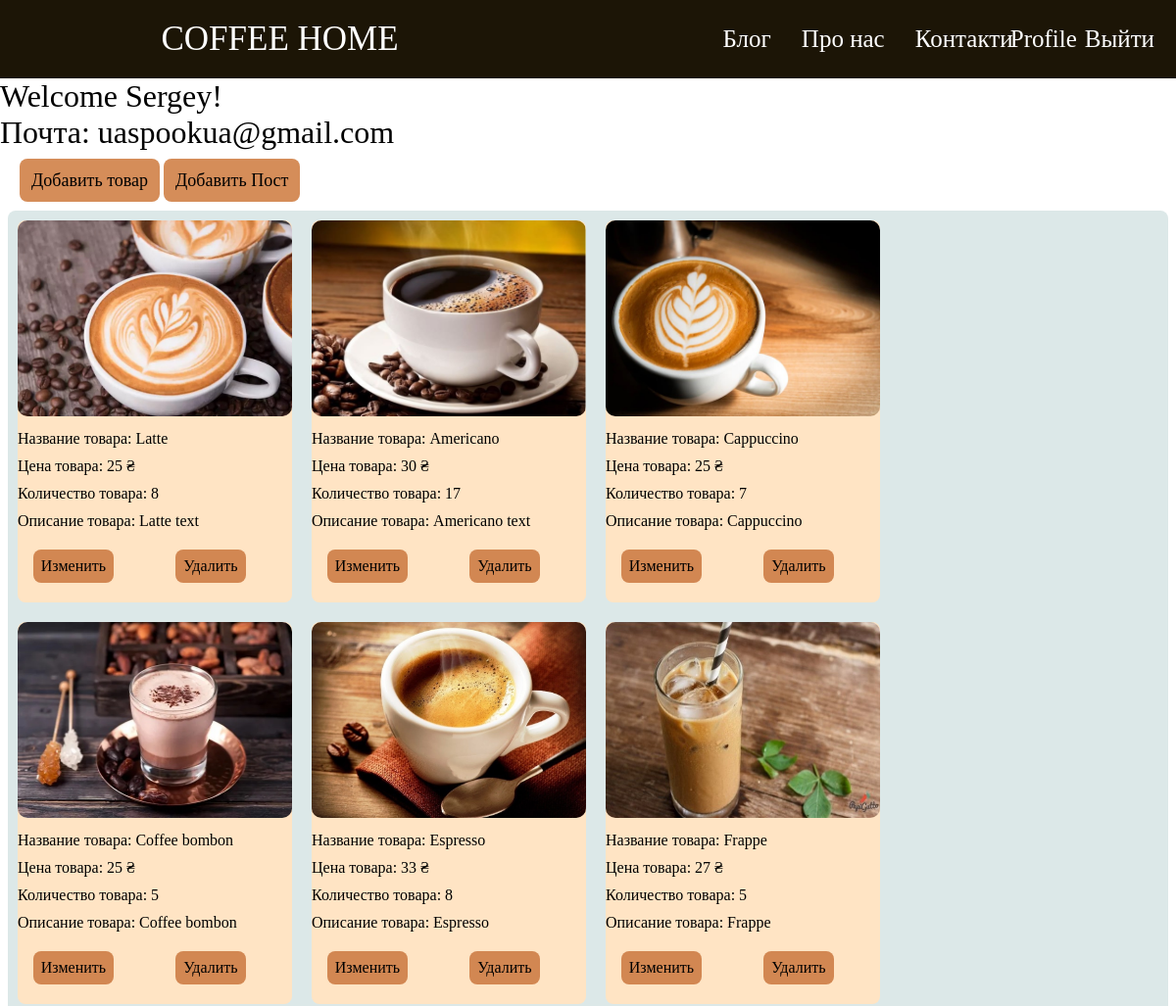
The app's page /profile (signed in, upper part), older data.
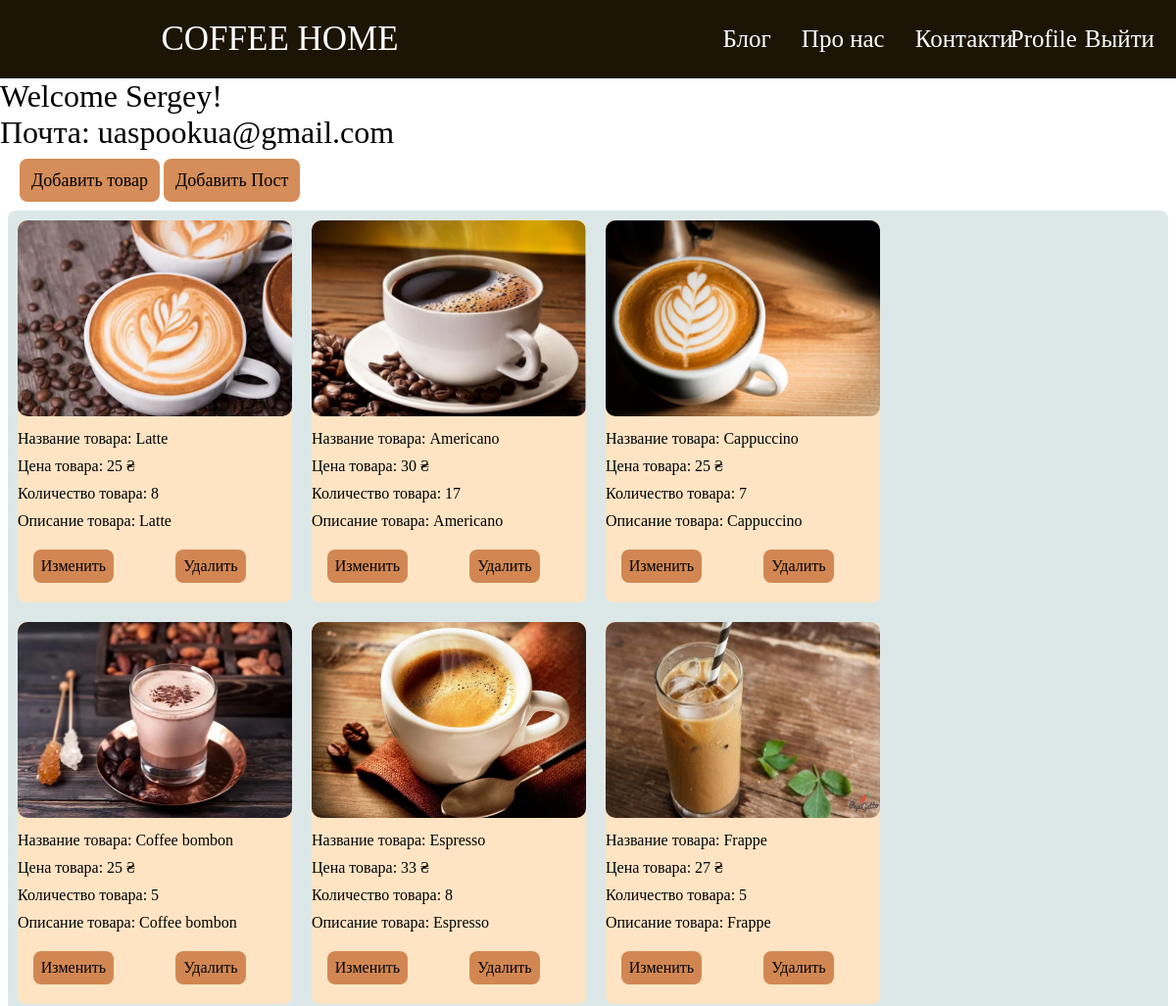
The same page, newer data.
### models.py (models this page shows, shortened)
class User(db.Model, UserMixin):
    id = db.Column(db.Integer, primary_key=True)
    name = db.Column(db.String(50), nullable=True)
    email = db.Column(db.String(50), unique=True)
    password = db.Column(db.String(255), nullable=True)
    date = db.Column(db.DateTime, default=datetime.now())
    roles = db.relationship('Role', secondary=roles_users, backref=db.backref('users', lazy='subquery'))

class Product(db.Model):
    id = db.Column(db.Integer, primary_key=True)
    title = db.Column(db.String(100), nullable=False)
    text = db.Column(db.Text, nullable=False)
    price = db.Column(db.Integer, nullable=False)
    count = db.Column(db.Integer, nullable=False)
    name_image = db.Column(db.String(100), nullable=False)

### view.py (the view)
@app.route('/profile')
@login_required
def profile():
    print(current_user.name)
    print(current_user.email)
    print(current_user.id)
    print(current_user.roles[0].name)
    product = Product.query.order_by(Product.id).all()
    return render_template('profile.html', name=current_user.name, email=current_user.email, data=product)

### registration/registration.py (called while the page is built)
@login_manager.user_loader
def load_user(userid):
    return User.query.get(userid)

### templates/profile.html (shortened to what this page needs)
{% extends 'base.html' %}
{% block content %} {{ super() }} {% endblock %}
{% block main %}
<main>
    <h1 class="title">
      <p>
        Welcome {{ name }}!
      </p>
        <p>Почта: {{ email }}</p>
    </h1>
    <div class="btn-add">
      <a class="add-btn" href="{{url_for('p.add_product')}}">Добавить товар</a>
      <a class="add-btn" href="{{url_for('blue_posts.create_post')}}">Добавить Пост</a>
    </div>
    <div id="menu" class="view-product">
      {% for el in data %}
      <article class="view-card">
        <img class="view-card-image" src="/static/images/{{ el.name_image }}" alt="" />
        <p class="view-card-header">Название товара: {{ el.title }}</p>
          <p class="view-card-price">Цена товара: {{ el.price }} ₴</p>
          <p class="view-card-count">Количество товара: {{ el.count }}</p>
          <p class="view-card-text">Описание товара: {{ el.text }}</p>
          <div class="btn-change">
            <a class="change-btn" href="{{ url_for('p.edit_product', title=el.title) }}">Изменить</a><br />
            <a class="change-btn" href="{{ url_for('p.delete_product', title=el.title) }}">Удалить</a><br />
          </div>
      </article>
      {% endfor %}
    </div>
</main>
{% endblock %}

### templates/base.html (shortened to what this page needs)
<!DOCTYPE html>
<html lang="en">
  <head>
    <link
      rel="stylesheet"
      href="{{ url_for('static', filename='css/style.css') }}"
    />
    <link
      rel="stylesheet"
      href="https://pro.fontawesome.com/releases/v5.10.0/css/all.css"
    />
  </head>
  {% block content %}
  <body>
    <header>
      <nav>
        <h1 class="Logo"><a href="{{url_for('index')}}">COFFEE HOME</a></h1>
        <ul class="Menu">
          <li><a href="{{url_for('blue_posts.index')}}">Блог</a></li>
          <li><a href="#about-us-and-contact">Про нас</a></li>
          <li><a href="#about-us-and-contact">Контакти</a></li>
          <li class="user-enter-profile">
             {% if current_user.is_authenticated %}
            <a href="{{ url_for('profile') }}" class="">Profile</a>
            <a href="{{ url_for('registration.logout') }}" class="">Выйти</a>
            {% endif %}
          </li>
        </ul>
      </nav>
    </header>
    {% block main %} {% endblock%}
  </body>
  {% endblock %}
</html>

### static/css/style.css (style rules this page uses)
html { box-sizing: border-box; font-size: 16px; }
*, *:before, *:after { box-sizing: inherit; }
body, h1, h2, h3, h4, h5, h6, p, ol, ul { margin: 0; padding: 0; font-weight: normal; }
ol, ul { list-style: none; }
img { max-width: 100%; height: auto; }
a { text-decoration: none; }
body { max-width: 1920px; width: 100%; margin: auto; }
nav { background-color: rgb(28, 21, 6); display: flex; align-items: center; justify-content: space-around; height: 80px; position: fixed; top: 0; max-width: 1920px; width: 100%; z-index: 5; }
.Logo a { font-size: 35px; color: #fff; }
.Menu { width: 300px; height: 100%; display: flex; align-items: center; justify-content: space-between; }
.Menu a { font-size: 25px; color: #fff; padding: 5px 2px; border-radius: 5px; transition: all 300ms ease; }
.user-enter-profile { position: absolute; right: 20px; }
main { margin-top: 80px; }
.btn-add { margin: 20px; }
.add-btn { padding: 12px; font-size: 18px; border: 0; border-radius: 8px; color: black; background-color: rgb(213, 141, 89); }
.view-product { margin: 8px; background-color: rgb(220, 232, 232); display: flex; flex-flow: wrap; border-radius: 8px; }
.view-card { width: 280px; height: 390px; margin: 10px; background-color: bisque; border-radius: 8px; }
.view-card p { margin: 10px 0; }
.view-card-image { width: 100%; height: 200px; border-radius: 10px; }
.btn-change { margin-top: 20px; display: flex; justify-content: space-around; }
.change-btn { padding: 8px; border: 0; border-radius: 8px; background-color: rgb(210, 135, 82); color: black; }

Row changes from the older to the newer data that the page shows:
changed Product "Latte": text "Latte text" → "Latte"
changed Product "Americano": text "Americano text" → "Americano"
